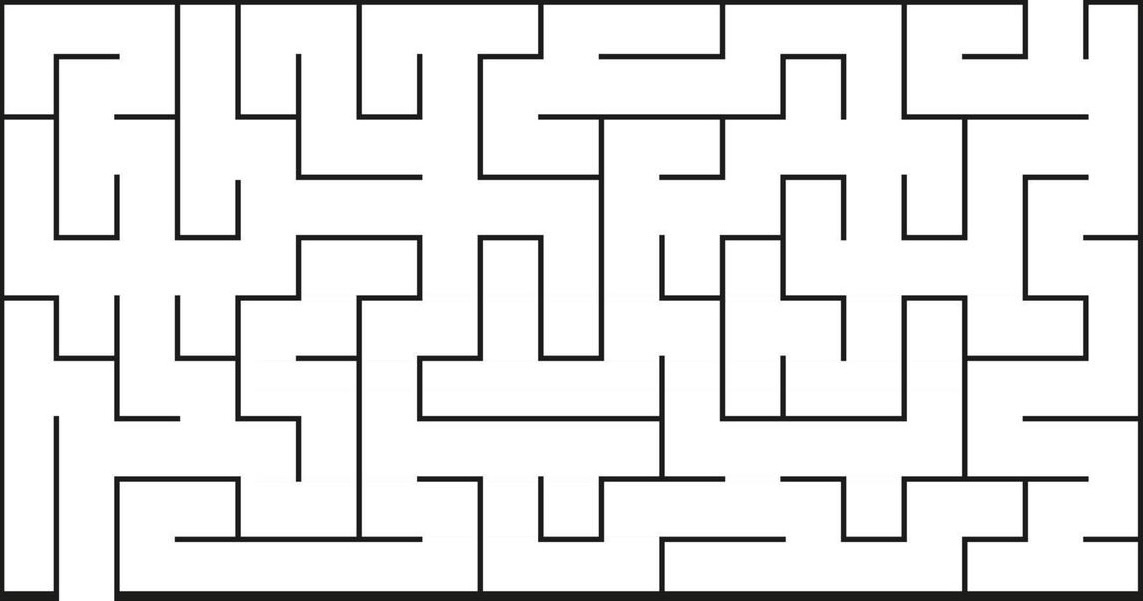
%> input picture Pictures/maze3.jpg, 1143 x 601 px
$ octave RRTkinodynamic2.m   (GNU Octave 9; MATLAB toolbox functions it lacks are replaced by stand-ins)
%> lines starting %> are read from the running program, lines starting %| are printed output that depends on the picture; in (x1, y1, x2, y2) boxes, pixels count from 0 and x2, y2 are one past the last pixel; in counts of white or black regions, pixels touching at a corner belong together; the program's own positions count from 1
clear;close all;

% Algorithm Parameters
max_iter = 4000000;
step_size = 10;
goal_radius = 15;
v_max = 4;
omega_max = 8;
min_turning_radius = 20.0;

profile off;
flag_show_runtime = 0;  % choose 1 to show the runtime plot (slow)


% [26 lines of commented-out code are left out]
img1 = imread("Pictures/maze3.jpg");
%> img1 is the input picture: size 601x1143x3 uint8; mean R, G, B 230.3, 230.3, 230.3
start=[85,596,3*pi/2];
goal = [1056,3,3*pi/2];


img = imbinarize(im2gray(img1), 0.8);
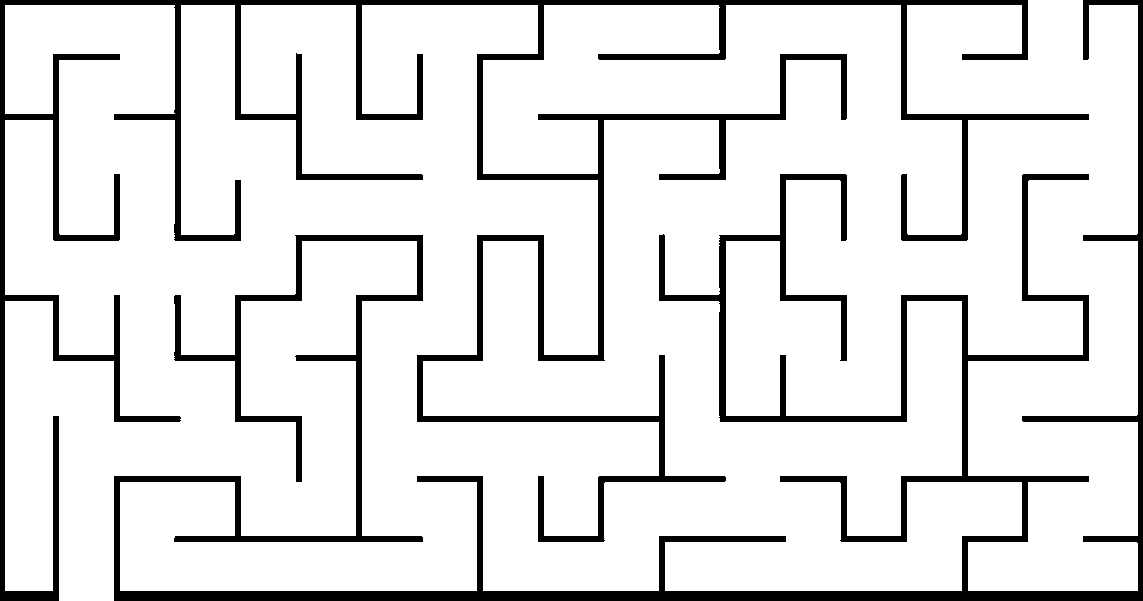
%> img: size 601x1143 logical; 88.3% white; 2 black regions, box (x1, y1, x2, y2) and area: (114, 0, 1143, 601) 40995, (0, 0, 1089, 601) 39580
se = strel('disk', 1);
img = ~imdilate(~img, se);
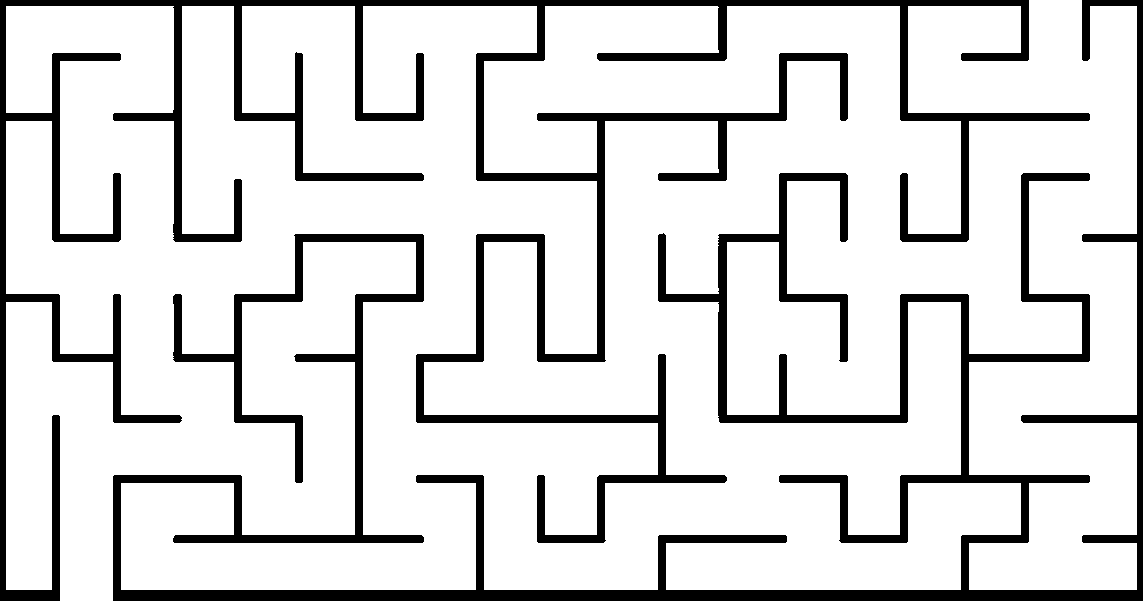
%> img: size 601x1143 logical; 85% white; 2 black regions, box (x1, y1, x2, y2) and area: (113, 0, 1143, 601) 51693, (0, 0, 1090, 601) 51435
map_size = size(img);
%> map_size = [601 1143]


figure; % Create a figure handle
set(gcf, 'Position', [100, 100, 800, 600]);
imshow(img, 'InitialMagnification', 'fit');
hold on
title('Select START point, then GOAL point');

plotCircle(goal, goal_radius)


%%%%%%%%%%%%%%%%%%% Main algorithm %%%%%%%%%%%%%

tic;
%> the run ends on the next line
path = kinodynamic_rrt(img, start, goal, max_iter, step_size, goal_radius,v_max,omega_max,min_turning_radius,flag_show_runtime);
% [15 lines not run here, left out]
function path = kinodynamic_rrt(img, start, goal, max_iter, step_size, goal_radius, v_max, omega_max, min_turning_radius, flag_show_runtime)
    tree.nodes = start;    % [x, y, theta]
    tree.parent = 0;       % Parent index
    tree.cost = 0;         % Cost from start
    tree.controls = [];    % Store control inputs
    tree.trajectories = cell(1); % Store complete trajectories
    tree.path_costs = 0;   % Store cumulative path costs

    % Plot start and goal
    plot(start(1), start(2), 'go', 'MarkerSize', 10, 'LineWidth', 2);
    plot(goal(1), goal(2), 'ro', 'MarkerSize', 10, 'LineWidth', 2);

    % Initialize collision checking parameters
    robot_radius = 2;
    [img_height, img_width] = size(img);

    % Initialize best path tracking
    best_final_node = [];
    best_final_cost = inf;

    for iter = 1:max_iter
        % Dynamic goal biasing - increase probability as iterations progress
        goal_bias = min(0.2 + (iter/max_iter)*0.1, 0.4);

        % Sample point with adaptive goal biasing
        if rand() < goal_bias
            rand_point = goal;
        else
            rand_point = [randi([1, img_width]), randi([1, img_height]), ...
                         (rand() * 2) * pi];
        end

        if mod(iter,1000)==0
            disp(['Iteration: ' num2str(iter) ', Best cost: ' num2str(best_final_cost)]);
        end

        % Find nearest node using weighted distance metric
        [nearest_idx, nearest_node] = find_nearest_node(tree.nodes, rand_point);

        % Control sampling and trajectory generation
        best_state = [];
        best_control = [];
        best_trajectory = [];
        best_iter_cost = inf;
        min_dist = inf;

        % Increase number of control samples based on proximity to goal
        num_controls = 4;
        if norm(nearest_node(1:2) - goal(1:2)) < goal_radius * 2
            num_controls = 8;  % More refined control near goal
        end

        for i = 1:num_controls
            control = sample_control(v_max, omega_max, min_turning_radius);
            [new_state, trajectory] = generate_trajectory_euler(nearest_node, control, step_size);

            if is_trajectory_collision_free(img, trajectory, robot_radius)
                dist = compute_distance(new_state, rand_point);
                path_cost = compute_trajectory_cost(trajectory, control);
                total_cost = tree.path_costs(nearest_idx) + path_cost;

                if total_cost < best_iter_cost
                    best_iter_cost = total_cost;
                    best_state = new_state;
                    best_control = control;
                    best_trajectory = trajectory;
                end
            end
        end

        if isempty(best_state)
            continue;
        end

        % Add new node to tree
        current_idx = size(tree.nodes, 1) + 1;
        tree.nodes(current_idx, :) = best_state;
        tree.parent(current_idx) = nearest_idx;
        tree.controls(current_idx, :) = best_control;
        tree.path_costs(current_idx) = best_iter_cost;
        tree.trajectories{current_idx} = best_trajectory;

        % Visualize if enabled
        if flag_show_runtime
            plot(best_trajectory(:,1), best_trajectory(:,2), 'b-', 'LineWidth', 0.5);

            drawnow limitrate;
        end

        % Check if goal reached and update best path
        if norm(best_state(1:2) - goal(1:2)) <= goal_radius
            if best_iter_cost < best_final_cost
                best_final_cost = best_iter_cost;
                best_final_node = current_idx;
            end
        end
    end

    % Return best path found
    if ~isempty(best_final_node)
        [path, final_cost] = reconstruct_path(tree, best_final_node);
        fprintf('Final path cost: %.2f\n', final_cost);
    else
        path = [];
        warning('Path not found within maximum iterations');
    end
end


% [66 lines left out: functions compute_trajectory_cost, generate_trajectory_euler, not called in this run]


%% Sampling
% [21 lines left out: function sample_control, not called in this run]

%% Collision Free

% [34 lines left out: function is_trajectory_collision_free, not called in this run]

%% Reconstruct the path

% [37 lines left out: functions reconstruct_path, compute_distance, not called in this run]

function [nearest_idx, nearest_node] = find_nearest_node(nodes, point)
    distances = zeros(size(nodes, 1), 1);
    for i = 1:size(nodes, 1)
        distances(i) = compute_distance(nodes(i,:), point);
    end
    [~, nearest_idx] = min(distances);
    nearest_node = nodes(nearest_idx, :);
end

function diff = angle_diff(a1, a2)
    diff = mod(a1 - a2 + pi, 2*pi) - pi;
end

function plotCircle(center, radius)


    % Generate points for the circle
    theta = linspace(0, 2*pi, 100); % 100 points around the circle
    x = center(1) + radius * cos(theta);
    y = center(2) + radius * sin(theta);


    plot(x, y, 'k-', 'LineWidth', 1); % Circle in blue with a line width of 2
end
